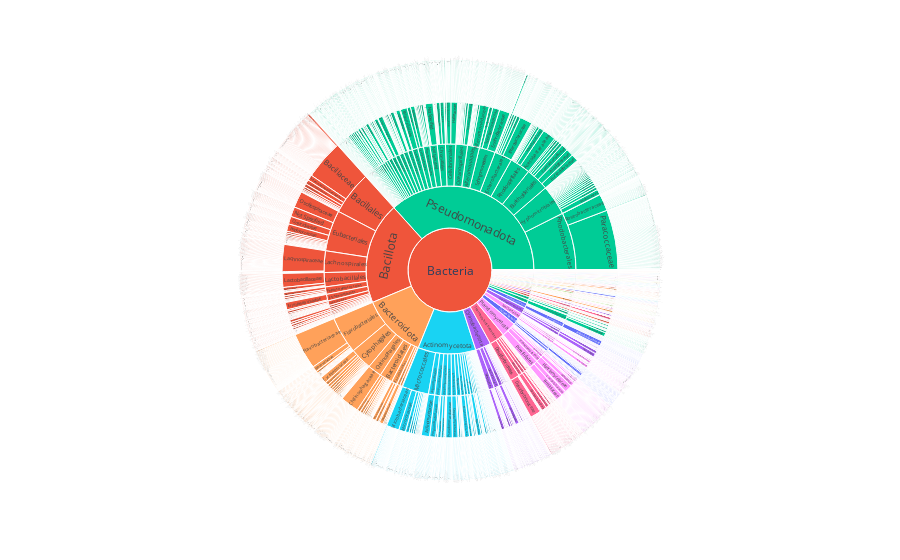

Notebook code cell kept with this figure:
### Code cell
import plotly.express as px


# Create the Sunburst plot
fig = px.sunburst(df_filled,
                  path=['kingdom', 'phylum', 'order', 'family', 'genus'],
                  values='reads',
                  color = 'phylum')

# Show the plot
fig.show()

### Figure 1 — Plotly figure (JSON) as saved in the notebook; plotly's stock layout.template omitted (floating-point values rounded to 4 significant figures; data arrays with more than 128 entries replaced by an {"elided": "..."} marker saying what was removed)
{"data": [{"branchvalues": "total", "customdata": {"elided": "4805x1 str values"}, "domain": {"x": [0, 1], "y": [0, 1]}, "hovertemplate": "labels=%{label}<br>reads=%{value}<br>parent=%{parent}<br>id=%{id}<br>phylum=%{customdata[0]}<extra></extra>", "ids": {"elided": "4805 str values"}, "labels": {"elided": "4805 str values"}, "marker": {"colors": {"elided": "4805 str values"}}, "name": "", "parents": {"elided": "4805 str values"}, "type": "sunburst", "values": {"elided": "4805 int values"}}], "layout": {"legend": {"tracegroupgap": 0}, "margin": {"t": 60}}}
